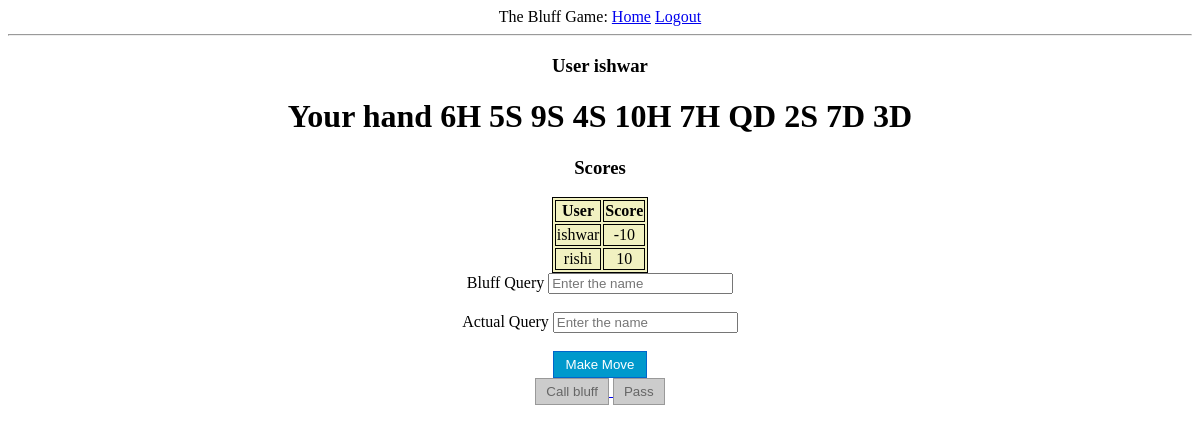
/join_game/makken (signed in), run on the app's committed database.
### models.py (models this page shows, shortened)
class User(UserMixin, db.Model):
    id = db.Column(db.Integer, primary_key=True)
    username = db.Column(db.String(64), index=True, unique=True)
    email = db.Column(db.String(120), index=True, unique=True)
    password_hash = db.Column(db.String(128))
    win = db.Column(db.Integer, default=0)
    loss = db.Column(db.Integer, default=0)
    draw = db.Column(db.Integer, default=0)

class GameMove(db.Model):
    id = db.Column(db.Integer, primary_key=True)
    game_id = db.Column(db.Integer, nullable=False)
    time = db.Column(db.DateTime, default=datetime.utcnow())
    turn_player_id = db.Column(db.Integer, nullable=False)
    turn_player_name = db.Column(db.String, nullable=False)
    player1_hand = db.Column(db.String)
    player2_hand = db.Column(db.String)
    player_action = db.Column(db.String, nullable=False)
    cards_played = db.Column(db.String)
    cards_bluffed = db.Column(db.String)

class Game(db.Model):
    id = db.Column(db.Integer, primary_key=True)
    gamename = db.Column(db.String, nullable=False)
    no_players = db.Column(db.Integer)
    player1_name = db.Column(db.String, nullable=False, default="Not Joined Yet")
    player2_name = db.Column(db.String, nullable=False, default="Not Joined Yet")
    player1_id = db.Column(db.Integer)
    player2_id = db.Column(db.Integer)
    player1_score = db.Column(db.Integer, default=0)
    player2_score = db.Column(db.Integer, default=0)
    completed = db.Column(db.Integer, default=0)
    winner = db.Column(db.String)

### app.py (the view, shortened to what this page needs)
@app.route("/join_game/<string:gameName>", methods=["GET","POST"])
def join_game(gameName):
    if not current_user.is_authenticated:
        return redirect(url_for('login'))
    game = Game.query.filter_by(gamename=gameName).first()
    user = User.query.filter_by(username=current_user.username).first_or_404()
    if not bool(game):
        return "Sorry doesn't exist"
    if game.no_players == 1:
        if game.player1_id == user.id:
            pass
        else:
            game.player2_id = user.id
            game.player2_name = user.username
            game.no_players = 2
            deck = Deck().deck
            gm = GameMove(game_id=game.id, turn_player_id=game.player1_id, turn_player_name=game.player1_name,
            player1_hand=" ".join(deck[:10]),
            player2_hand=" ".join(deck[10:20]),
            player_action="seed hand")
            db.session.add(gm)
            db.session.commit()
    else:
        if not (game.player1_id == user.id or game.player2_id == user.id):
            return "filled to capacity"
    gm = GameMove.query.filter_by(game_id=game.id).order_by(GameMove.id.desc()).first()
    bluff_query = request.form.get('bluffquery', "  ")
    actual_query = request.form.get('actualquery', " ")
    actual_pattern = "^(((10|[0-9])|[AKQJ])[HCSD]\s)*(((10|[0-9])|[AKQJ])[HCSD])$"
    bluff_pattern = "^(10|[0-9])+ ((10|[0-9])|[AKQJ])$"
    game = Game.query.filter_by(gamename=gameName).first()
    gm = GameMove.query.filter_by(game_id=game.id).order_by(GameMove.id.desc()).first()
    actual_list = actual_query.split(" ")
    hand = return_hand(game, user)
    hand_list = hand.split(" ")
    if(get_turn(game) != user.id):
        return render_template("game_screen.html", user=user, hand=return_hand(game, user),
                               gamename=game.gamename, game=game)

### app.py (called while the page is built)
@app.before_request
def before_request():
    session.permanent = True
    app.permanent_session_lifetime = timedelta(minutes=3)

def return_hand(game, user):
    gm = GameMove.query.filter_by(game_id=game.id).order_by(GameMove.id.desc()).first()
    if(gm.player1_hand is None):
        return " "
    if game.player1_id == user.id:
        return gm.player1_hand
    else:
        return gm.player2_hand

def get_turn(game):
    gm = GameMove.query.filter_by(game_id=game.id).order_by(GameMove.id.desc()).first()
    if not gm:
        return -1
    if gm.turn_player_id == game.player1_id:
        return game.player2_id
    else:
        return game.player1_id

### models.py (called while the page is built)
@login.user_loader
def load_user(id):
    return User.query.get(int(id))

### templates/game_screen.html (shortened to what this page needs)
<!DOCTYPE html>
<html lang="">
<link rel= "stylesheet" type= "text/css" href= "{{ url_for('static',filename='styles/mainpage.css') }}">
{% extends "base.html" %}
{% block content %}
<h3>User {{ user.username }}</h3>
<h1>Your hand {{ hand }}</h1>
<h3>Scores</h3>
<table class="center">
    <tr>
        <th>User</th>
        <th>Score</th>
    </tr>
    <tr>
        <td ALIGN="center">{{ game.player1_name }}</td>
        <td ALIGN="center" id="p1_score">{{ game.player1_score }}</td>
    </tr>
    <tr>
        <td ALIGN="center">{{ game.player2_name }}</td>
        <td ALIGN="center" id="p2_score">{{ game.player2_score }}</td>
    </tr>
</table>
<head>
</head>
<body>
<form action={{ url_for("join_game", gameName = gamename ) }} method="post">
    <div>
        <label>Bluff Query</label>
        <input type="text" id="bluffquery" name="bluffquery" placeholder="Enter the name">
    </div>
    <br>
    <div>
        <label>Actual Query</label>
        <input type="text" id="actualquery" name="actualquery" placeholder="Enter the name">
    </div>
    <br>
    <div>
            <button class="button" id="make_move" type="submit" style="width: 8%; cursor:pointer">Make Move</button>
        <br>
    </div>
</form>
{% if game.completed == 1 %}
    <a href="{{ url_for("call_bluff", gameName=gamename) }}">
        <button class="button" style="cursor:pointer" disabled>Call bluff</button>
    </a>
{% else %}
    <a href="{{ url_for("call_bluff", gameName=gamename) }}">
        <button class="button" style="cursor:pointer">Call bluff</button>
    </a>
{% endif %}
{% if game.completed == 1 %}
    <a href="{{ url_for("pass_move", gamename=gamename) }}">
        <button class="button" style="cursor:pointer" disabled>Pass</button>
    </a>
{% else %}
    <a href="{{ url_for("pass_move", gamename=gamename) }}">
        <button class="button" style="cursor:pointer">Pass</button>
    </a>
{% endif %}
</body>
{% endblock %}

### static/styles/mainpage.css (style rules this page uses)
body { background-image: url("https://www.jakpost.travel/wimages/large/14-146410_sky-wallpaper-light-blue-sky-background.jpg"); height: 100%; background-size: cover; text-align: center; }
button { border: 1px solid #0066cc; background-color: #0099cc; color: #ffffff; padding: 5px 10px; }
button:disabled, button[disabled] { border: 1px solid #999999; background-color: #cccccc; color: #666666; }
table, th, td { border: 1px solid black; background-color: #f1f1c1; }
table.center { margin-left:auto; margin-right:auto; }

### data on the page
User: username "ishwar"
GameMove: player1_hand "6H 5S 9S 4S 10H 7H QD 2S 7D 3D"
Game: player1_name "ishwar", player1_score "-10", player2_name "rishi", player2_score "10"
